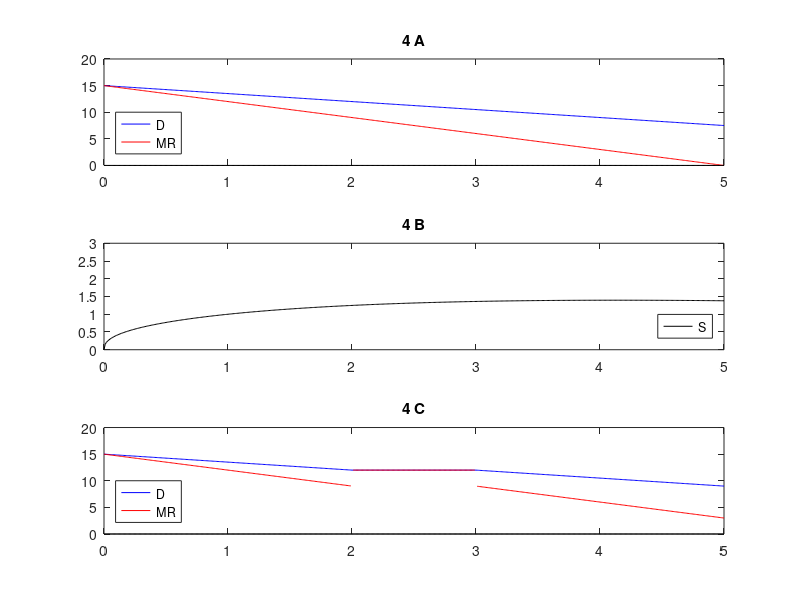

This chart was generated by the following MATLAB code:
mkdir('pings')
clear; close all; clc
A = [4 2; 2 4]; V = [3;5];
soln = A\V; % solution to 5

% graphs for 4

a = 15;
b1 = -1.5;
b2 = 2*b1;
xx = 0:0.01:5;
D = a+b1*xx;
MR = a + b2*xx;
figure
subplot(3,1,1)
plot(xx,D,'b')
hold on
plot(xx,MR,'r')
plot(xx,0*xx,'k')
hold off
title('4 A')
legend('D','MR','Location','SouthWest')

expo = linspace(0.2,0.4,length(xx(:)));
S = 0*xx;
for i=1:length(xx)
S(i) = xx(i).^(expo(length(xx)-i+1)); % gotta change this to be increasing elasticity over time
end
subplot(3,1,2)
plot(xx,S,'k')
title('4 B')
legend('S','Location','SouthEast')
ylim([0 3])

Cutoff = 2;
Resume = 3;
[~,indi] = min(abs(xx-Cutoff));
[~,indf] = min(abs(xx-Resume));
D2 = D;
D2(indi:indf) = D(indi);
MR2 = MR;
MR2(indi:indf) = D(indi);
n = length(D);
m = n-indf;

D2(indf:end) = D(indi:indi+m);
MR2(indf:end) = MR(indi:indi+m);
MR2([indi indf]) = NaN; 

subplot(3,1,3)
plot(xx,D2,'b')
hold on
plot(xx,MR2,'r')
plot(xx,0*xx,'k')
hold off
title('4 C')
legend('D','MR','Location','SouthWest')
set(gcf,'Color',[1 1 1])
cd('pings')
saveas(gcf,'q4.png')
cd('..')